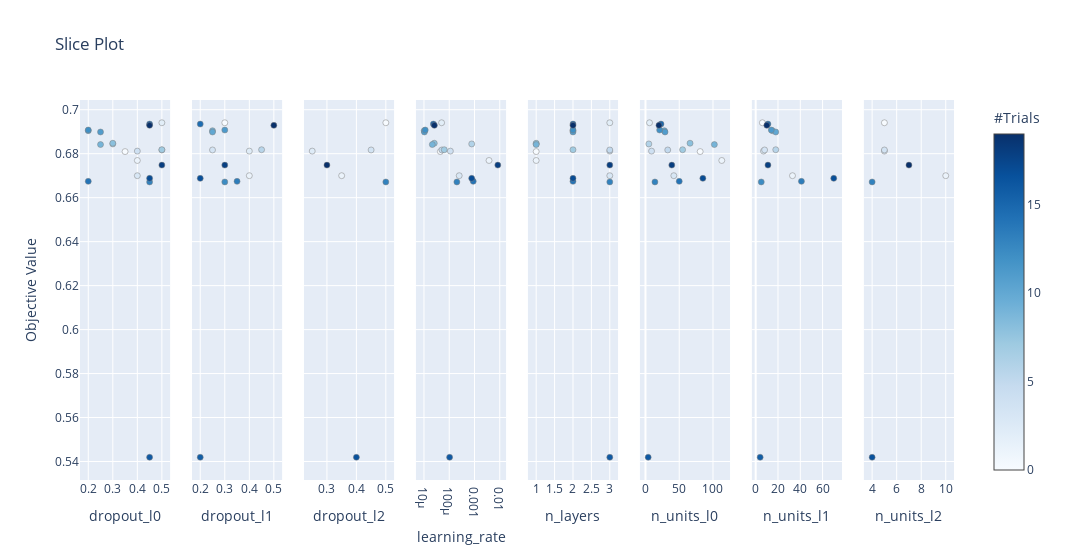

This figure's notebook cell:
### Code cell
import optuna
fig = optuna.visualization.plot_slice(study)
fig.show()

### Figure 1 — Plotly figure (JSON) as saved in the notebook; plotly's stock layout.template omitted (floating-point values rounded to 4 significant figures)
{"data": [{"marker": {"color": [0, 1, 2, 3, 4, 5, 6, 7, 8, 9, 10, 11, 12, 13, 14, 15, 16, 17, 18, 19], "colorbar": {"title": {"text": "#Trials"}, "x": 1, "xpad": 40}, "colorscale": [[0, "rgb(247,251,255)"], [0.125, "rgb(222,235,247)"], [0.25, "rgb(198,219,239)"], [0.375, "rgb(158,202,225)"], [0.5, "rgb(107,174,214)"], [0.625, "rgb(66,146,198)"], [0.75, "rgb(33,113,181)"], [0.875, "rgb(8,81,156)"], [1, "rgb(8,48,107)"]], "line": {"color": "Grey", "width": 0.5}, "showscale": true}, "mode": "markers", "showlegend": false, "type": "scatter", "x": [0.35, 0.4, 0.5, 0.4, 0.4, 0.5, 0.3, 0.5, 0.3, 0.25, 0.2, 0.25, 0.2, 0.45, 0.2, 0.45, 0.45, 0.45, 0.5, 0.45], "xaxis": "x", "y": [0.6809, 0.6769, 0.6941, 0.67, 0.6812, 0.6817, 0.6844, 0.6818, 0.6848, 0.6842, 0.6905, 0.6899, 0.6908, 0.6671, 0.6674, 0.6935, 0.5419, 0.6688, 0.6748, 0.6929], "yaxis": "y"}, {"marker": {"color": [2, 3, 4, 5, 7, 10, 11, 12, 13, 14, 15, 16, 17, 18, 19], "colorbar": {"title": {"text": "#Trials"}, "x": 1, "xpad": 40}, "colorscale": [[0, "rgb(247,251,255)"], [0.125, "rgb(222,235,247)"], [0.25, "rgb(198,219,239)"], [0.375, "rgb(158,202,225)"], [0.5, "rgb(107,174,214)"], [0.625, "rgb(66,146,198)"], [0.75, "rgb(33,113,181)"], [0.875, "rgb(8,81,156)"], [1, "rgb(8,48,107)"]], "line": {"color": "Grey", "width": 0.5}, "showscale": false}, "mode": "markers", "showlegend": false, "type": "scatter", "x": [0.3, 0.4, 0.4, 0.25, 0.45, 0.25, 0.25, 0.3, 0.3, 0.35, 0.2, 0.2, 0.2, 0.3, 0.5], "xaxis": "x2", "y": [0.6941, 0.67, 0.6812, 0.6817, 0.6818, 0.6905, 0.6899, 0.6908, 0.6671, 0.6674, 0.6935, 0.5419, 0.6688, 0.6748, 0.6929], "yaxis": "y2"}, {"marker": {"color": [2, 3, 4, 5, 13, 16, 18], "colorbar": {"title": {"text": "#Trials"}, "x": 1, "xpad": 40}, "colorscale": [[0, "rgb(247,251,255)"], [0.125, "rgb(222,235,247)"], [0.25, "rgb(198,219,239)"], [0.375, "rgb(158,202,225)"], [0.5, "rgb(107,174,214)"], [0.625, "rgb(66,146,198)"], [0.75, "rgb(33,113,181)"], [0.875, "rgb(8,81,156)"], [1, "rgb(8,48,107)"]], "line": {"color": "Grey", "width": 0.5}, "showscale": false}, "mode": "markers", "showlegend": false, "type": "scatter", "x": [0.5, 0.35, 0.25, 0.45, 0.5, 0.4, 0.3], "xaxis": "x3", "y": [0.6941, 0.67, 0.6812, 0.6817, 0.6671, 0.5419, 0.6748], "yaxis": "y3"}, {"marker": {"color": [0, 1, 2, 3, 4, 5, 6, 7, 8, 9, 10, 11, 12, 13, 14, 15, 16, 17, 18, 19], "colorbar": {"title": {"text": "#Trials"}, "x": 1, "xpad": 40}, "colorscale": [[0, "rgb(247,251,255)"], [0.125, "rgb(222,235,247)"], [0.25, "rgb(198,219,239)"], [0.375, "rgb(158,202,225)"], [0.5, "rgb(107,174,214)"], [0.625, "rgb(66,146,198)"], [0.75, "rgb(33,113,181)"], [0.875, "rgb(8,81,156)"], [1, "rgb(8,48,107)"]], "line": {"color": "Grey", "width": 0.5}, "showscale": false}, "mode": "markers", "showlegend": false, "type": "scatter", "x": [4.445e-05, 0.00376, 4.983e-05, 0.0002479, 0.0001109, 5.092e-05, 0.000776, 6.329e-05, 2.554e-05, 2.139e-05, 1.02e-05, 1.037e-05, 1.119e-05, 0.0002005, 0.0008914, 2.352e-05, 0.0001032, 0.0007761, 0.008381, 2.578e-05], "xaxis": "x4", "y": [0.6809, 0.6769, 0.6941, 0.67, 0.6812, 0.6817, 0.6844, 0.6818, 0.6848, 0.6842, 0.6905, 0.6899, 0.6908, 0.6671, 0.6674, 0.6935, 0.5419, 0.6688, 0.6748, 0.6929], "yaxis": "y4"}, {"marker": {"color": [0, 1, 2, 3, 4, 5, 6, 7, 8, 9, 10, 11, 12, 13, 14, 15, 16, 17, 18, 19], "colorbar": {"title": {"text": "#Trials"}, "x": 1, "xpad": 40}, "colorscale": [[0, "rgb(247,251,255)"], [0.125, "rgb(222,235,247)"], [0.25, "rgb(198,219,239)"], [0.375, "rgb(158,202,225)"], [0.5, "rgb(107,174,214)"], [0.625, "rgb(66,146,198)"], [0.75, "rgb(33,113,181)"], [0.875, "rgb(8,81,156)"], [1, "rgb(8,48,107)"]], "line": {"color": "Grey", "width": 0.5}, "showscale": false}, "mode": "markers", "showlegend": false, "type": "scatter", "x": [1, 1, 3, 3, 3, 3, 1, 2, 1, 1, 2, 2, 2, 3, 2, 2, 3, 2, 3, 2], "xaxis": "x5", "y": [0.6809, 0.6769, 0.6941, 0.67, 0.6812, 0.6817, 0.6844, 0.6818, 0.6848, 0.6842, 0.6905, 0.6899, 0.6908, 0.6671, 0.6674, 0.6935, 0.5419, 0.6688, 0.6748, 0.6929], "yaxis": "y5"}, {"marker": {"color": [0, 1, 2, 3, 4, 5, 6, 7, 8, 9, 10, 11, 12, 13, 14, 15, 16, 17, 18, 19], "colorbar": {"title": {"text": "#Trials"}, "x": 1, "xpad": 40}, "colorscale": [[0, "rgb(247,251,255)"], [0.125, "rgb(222,235,247)"], [0.25, "rgb(198,219,239)"], [0.375, "rgb(158,202,225)"], [0.5, "rgb(107,174,214)"], [0.625, "rgb(66,146,198)"], [0.75, "rgb(33,113,181)"], [0.875, "rgb(8,81,156)"], [1, "rgb(8,48,107)"]], "line": {"color": "Grey", "width": 0.5}, "showscale": false}, "mode": "markers", "showlegend": false, "type": "scatter", "x": [81, 113, 6, 42, 9, 33, 5, 55, 66, 102, 28, 29, 21, 14, 50, 23, 4, 85, 39, 20], "xaxis": "x6", "y": [0.6809, 0.6769, 0.6941, 0.67, 0.6812, 0.6817, 0.6844, 0.6818, 0.6848, 0.6842, 0.6905, 0.6899, 0.6908, 0.6671, 0.6674, 0.6935, 0.5419, 0.6688, 0.6748, 0.6929], "yaxis": "y6"}, {"marker": {"color": [2, 3, 4, 5, 7, 10, 11, 12, 13, 14, 15, 16, 17, 18, 19], "colorbar": {"title": {"text": "#Trials"}, "x": 1, "xpad": 40}, "colorscale": [[0, "rgb(247,251,255)"], [0.125, "rgb(222,235,247)"], [0.25, "rgb(198,219,239)"], [0.375, "rgb(158,202,225)"], [0.5, "rgb(107,174,214)"], [0.625, "rgb(66,146,198)"], [0.75, "rgb(33,113,181)"], [0.875, "rgb(8,81,156)"], [1, "rgb(8,48,107)"]], "line": {"color": "Grey", "width": 0.5}, "showscale": false}, "mode": "markers", "showlegend": false, "type": "scatter", "x": [6, 33, 7, 8, 18, 15, 18, 14, 5, 41, 11, 4, 70, 11, 10], "xaxis": "x7", "y": [0.6941, 0.67, 0.6812, 0.6817, 0.6818, 0.6905, 0.6899, 0.6908, 0.6671, 0.6674, 0.6935, 0.5419, 0.6688, 0.6748, 0.6929], "yaxis": "y7"}, {"marker": {"color": [2, 3, 4, 5, 13, 16, 18], "colorbar": {"title": {"text": "#Trials"}, "x": 1, "xpad": 40}, "colorscale": [[0, "rgb(247,251,255)"], [0.125, "rgb(222,235,247)"], [0.25, "rgb(198,219,239)"], [0.375, "rgb(158,202,225)"], [0.5, "rgb(107,174,214)"], [0.625, "rgb(66,146,198)"], [0.75, "rgb(33,113,181)"], [0.875, "rgb(8,81,156)"], [1, "rgb(8,48,107)"]], "line": {"color": "Grey", "width": 0.5}, "showscale": false}, "mode": "markers", "showlegend": false, "type": "scatter", "x": [5, 10, 5, 5, 4, 4, 7], "xaxis": "x8", "y": [0.6941, 0.67, 0.6812, 0.6817, 0.6671, 0.5419, 0.6748], "yaxis": "y8"}], "layout": {"title": {"text": "Slice Plot"}, "width": 2400, "xaxis": {"anchor": "y", "domain": [0, 0.1031], "title": {"text": "dropout_l0"}}, "xaxis2": {"anchor": "y2", "domain": [0.1281, 0.2312], "title": {"text": "dropout_l1"}}, "xaxis3": {"anchor": "y3", "domain": [0.2562, 0.3594], "title": {"text": "dropout_l2"}}, "xaxis4": {"anchor": "y4", "domain": [0.3844, 0.4875], "title": {"text": "learning_rate"}, "type": "log"}, "xaxis5": {"anchor": "y5", "domain": [0.5125, 0.6156], "title": {"text": "n_layers"}}, "xaxis6": {"anchor": "y6", "domain": [0.6406, 0.7438], "title": {"text": "n_units_l0"}}, "xaxis7": {"anchor": "y7", "domain": [0.7688, 0.8719], "title": {"text": "n_units_l1"}}, "xaxis8": {"anchor": "y8", "domain": [0.8969, 1], "title": {"text": "n_units_l2"}}, "yaxis": {"anchor": "x", "domain": [0, 1], "title": {"text": "Objective Value"}}, "yaxis2": {"anchor": "x2", "domain": [0, 1], "matches": "y", "showticklabels": false}, "yaxis3": {"anchor": "x3", "domain": [0, 1], "matches": "y", "showticklabels": false}, "yaxis4": {"anchor": "x4", "domain": [0, 1], "matches": "y", "showticklabels": false}, "yaxis5": {"anchor": "x5", "domain": [0, 1], "matches": "y", "showticklabels": false}, "yaxis6": {"anchor": "x6", "domain": [0, 1], "matches": "y", "showticklabels": false}, "yaxis7": {"anchor": "x7", "domain": [0, 1], "matches": "y", "showticklabels": false}, "yaxis8": {"anchor": "x8", "domain": [0, 1], "matches": "y", "showticklabels": false}}}
